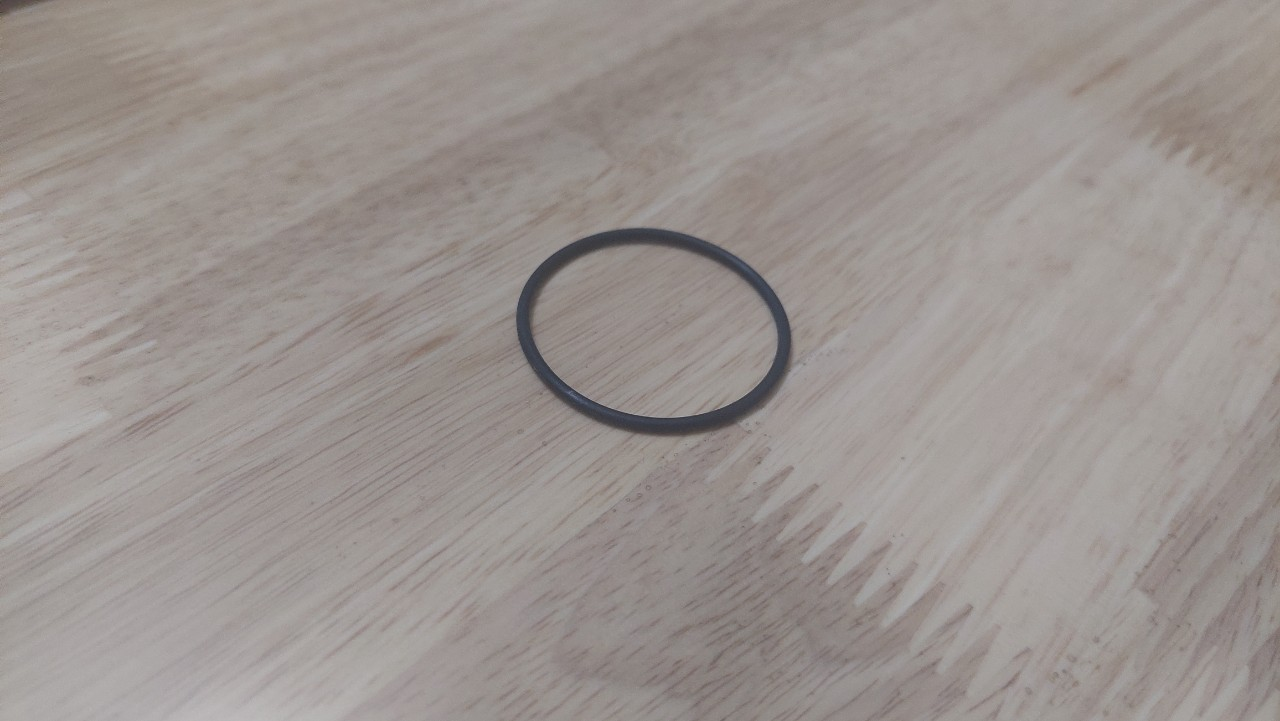
#> input picture auto-annotation/ring.jpg, 1280 x 721 px
$ python test1.py
#> lines starting #> are read from the running program, lines starting #| are printed output that depends on the picture; after the words box and inside, x2 and y2 are one past the last pixel; in counts of white or black regions, pixels touching at a corner belong together
import cv2 as cv

image = cv.imread('ring.jpg')
#> image is the input picture: shape (721, 1280, 3); mean B, G, R 144.1, 147.6, 154.9
half = cv.resize(image, (0, 0), fx = 0.5, fy = 0.5)
gray = cv.cvtColor(half, cv.COLOR_BGR2GRAY)
blur = cv.GaussianBlur(gray, (5, 5), 0)
edges = cv.Canny(blur, 100, 200)
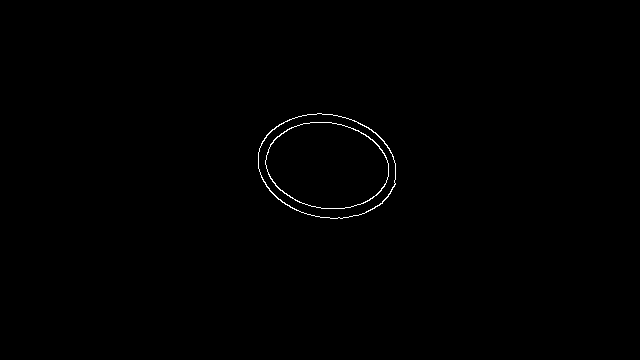
#> edges: shape (360, 640); 0.36% white in thin lines or dots, all inside (x1, y1, x2, y2) = (258, 113, 396, 219)
contours, hierarchy= cv.findContours(edges, cv.RETR_LIST, cv.CHAIN_APPROX_NONE)
#> contours = 4 contours; box (x1, y1, x2, y2) and area: (258, 113, 396, 219) 11247, (258, 113, 396, 219) 11147, (265, 122, 389, 209) 8288, (265, 122, 389, 209) 8206
cv.drawContours(half, contours, -1, (0, 255, 0), 1)
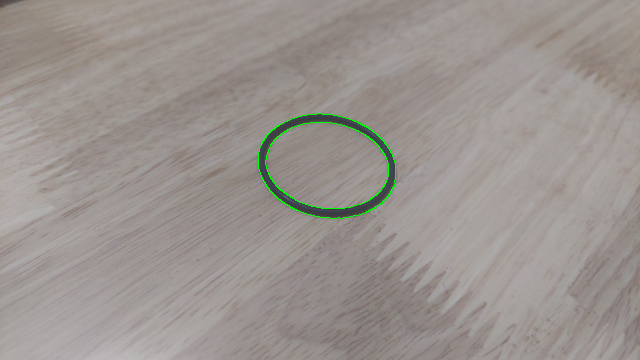
#> half: shape (360, 640, 3); mean B, G, R 143.9, 148.3, 154.6
cv.imshow('Ring', half)
cv.waitKey(0)
